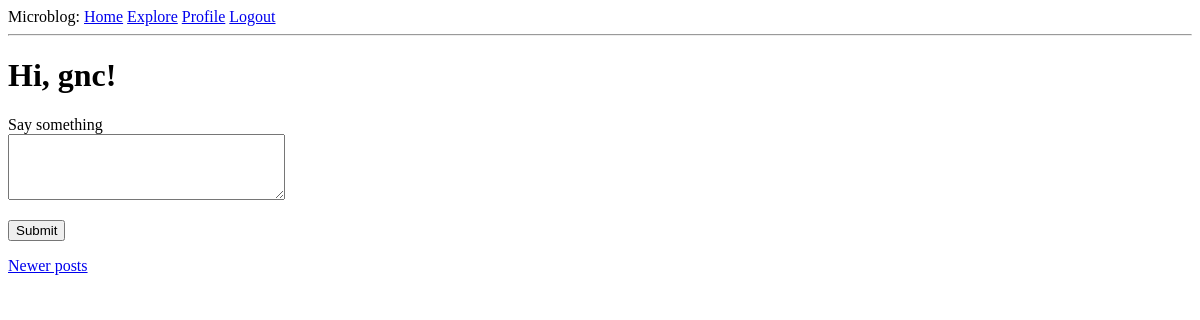
/index?page=2 (signed in), run on an earlier commit of the app's database.
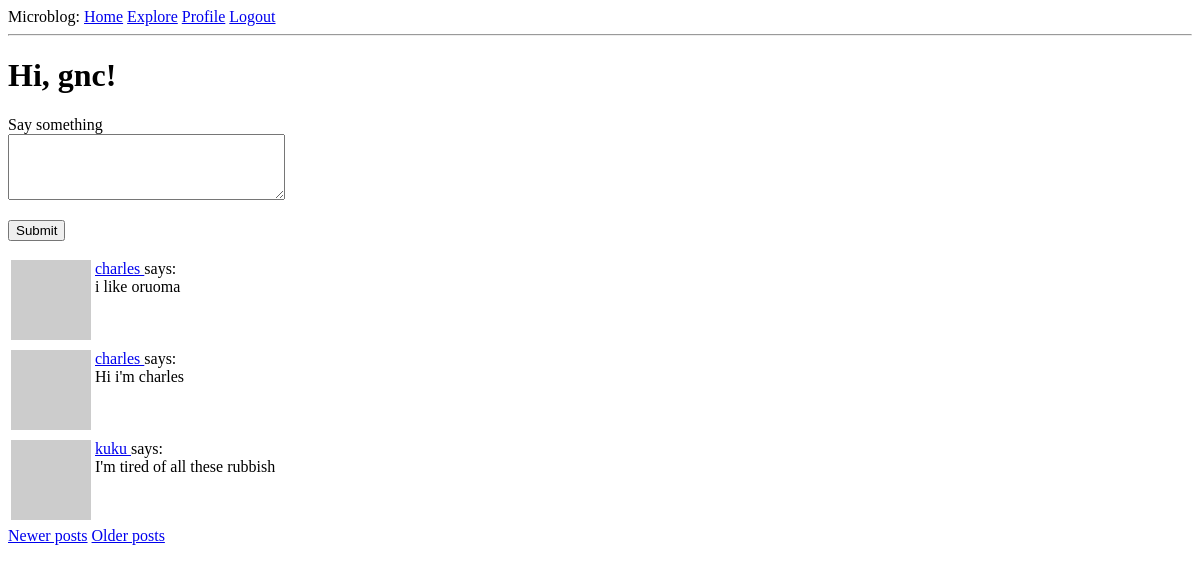
And on a later commit of the database.
### app/models.py (models this page shows, shortened)
class User(UserMixin, db.Model):
    __tablename__ = 'users'
    id = db.Column(db.Integer, primary_key=True)
    username = db.Column(db.String(64), index=True,
                         unique=True, nullable=False)
    email = db.Column(db.String(120), index=True, unique=True, nullable=False)
    password_hash = db.Column(db.String(128))
    about_me = db.Column(db.String(140))
    last_seen = db.Column(db.DateTime, default=datetime.utcnow)
    posts = db.relationship('Post', backref='author', lazy='dynamic')
    followed = db.relationship(
        'User', secondary=followers,
        primaryjoin=(followers.c.follower_id == id),
        secondaryjoin=(followers.c.followed_id == id),
        backref=db.backref('followers', lazy='dynamic'), lazy='dynamic'
    )
    def avatar(self, size):
        digest = md5(self.email.lower().encode('utf-8')).hexdigest()
        return f'https://www.gravatar.com/avatar/{digest}?d=identicon&s={size}'
    def followed_posts(self):
        followed = Post.query.join(
            followers, (followers.c.followed_id == Post.user_id)).filter(
                followers.c.follower_id == self.id)
        own = Post.query.filter_by(user_id=self.id)
        return followed.union(own).order_by(
            Post.timestamp.desc()
        )

class Post(db.Model):
    __tablename__ = 'posts'
    id = db.Column(db.Integer, primary_key=True)
    body = db.Column(db.String(140))
    timestamp = db.Column(db.DateTime, index=True, default=datetime.utcnow)
    user_id = db.Column(db.Integer,  db.ForeignKey('users.id'))

### app/routes.py (the view)
@app.route('/', methods=['GET', 'POST'])
@app.route('/index', methods=['GET', 'POST'])
@login_required
def index():
    form = PostForm()
    if form.validate_on_submit():
        post = Post(body=form.post.data, author=current_user)
        db.session.add(post)
        db.session.commit()
        flash('Your post is now live')
        return redirect(url_for('index'))
    page = request.args.get('page', 1, type=int)
    posts = current_user.followed_posts().paginate(
        page, app.config['POSTS_PER_PAGE'], False
    )
    next_url = url_for('index', page=posts.next_num) if posts.has_next else None
    prev_url = url_for('index', page=posts.prev_num) if posts.has_prev else None
    return render_template(
        'index.html', title='Home', form=form, posts=posts.items,
        next_url=next_url, prev_url=prev_url
    )

### app/forms.py
class PostForm(FlaskForm):
    post = TextAreaField('Say something', validators=[
        DataRequired(), Length(min=1, max=140)
    ])
    submit = SubmitField('Submit')

### app/models.py (called while the page is built)
@login.user_loader
def load_user(id):
    return User.query.get(int(id))

### app/routes.py (called while the page is built)
@app.before_request
def before_request():
    if current_user.is_authenticated:
        current_user.last_seen = datetime.utcnow()
        db.session.commit()

### app/templates/index.html (shortened to what this page needs)
{% extends "base.html" %}
{% block content %}
<h1>Hi, {{ current_user.username }}!</h1>
{% if form %}
<form action="" method="post">
    <p>
        {{ form.post.label }}<br>
        {{ form.post(cols=32, rows=4) }}<br>
    </p>
    <p>{{ form.submit() }}</p>
</form>
{% endif %}
{% for post in posts %}
    {% include '_post.html' %}
{% endfor %}
{% if prev_url %}
<a href="{{ prev_url }}">Newer posts</a>
{% endif %}
{% if next_url %}
<a href="{{ next_url }}">Older posts</a>
{% endif %}
{% endblock %}

### app/templates/base.html (shortened to what this page needs)
<!DOCTYPE html>
<html>
<head>
</head>
<body>
    <div>
        Microblog:
        <a href="{{ url_for('index') }}">Home</a>
        {% if current_user.is_anonymous %}
        <a href="{{ url_for('login') }}">Login</a>
        {% else %}
        <a href="{{ url_for('explore') }}">Explore</a>
        <a href="{{ url_for('user', username=current_user.username) }}">Profile</a>
        <a href="{{ url_for('logout') }}">Logout</a>
        {% endif %}
    </div>
    <hr>
    {% block content %}{% endblock %}
</body>
</html>

### app/templates/_post.html
<table>
    <tr valign="top">
        <td><img src="{{ post.author.avatar(36) }}"></td>
        <td>
            <a href="{{ url_for('user', username=post.author.username) }}">
                {{ post.author.username }}
            </a>
            says:<br>{{ post.body }}
        </td>
    </tr>
</table>

What changed in the data, as far as the page shows it:
added Post: author.username "charles", body "i like oruoma"
added Post: author.username "charles", body "Hi i'm charles"
added Post: author.username "kuku", body "I'm tired of all these rubbish"
Also different on the page:
text now shown: "Older posts"
